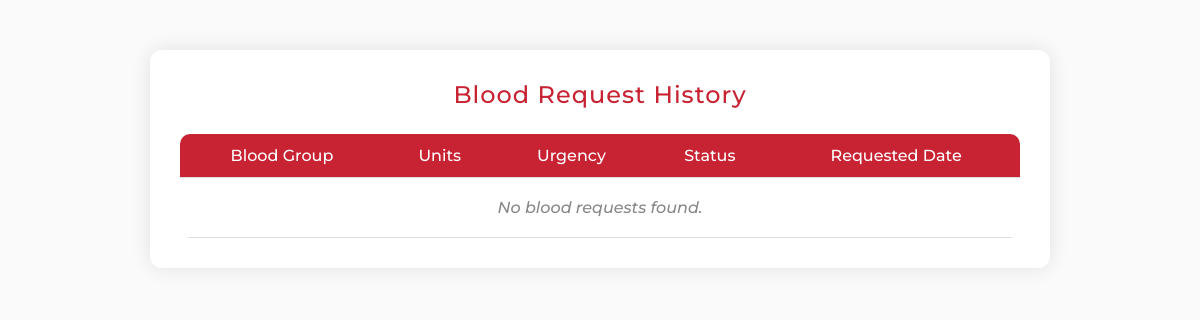
/hospital_request_history/ (signed in), run on an earlier commit of the app's database.
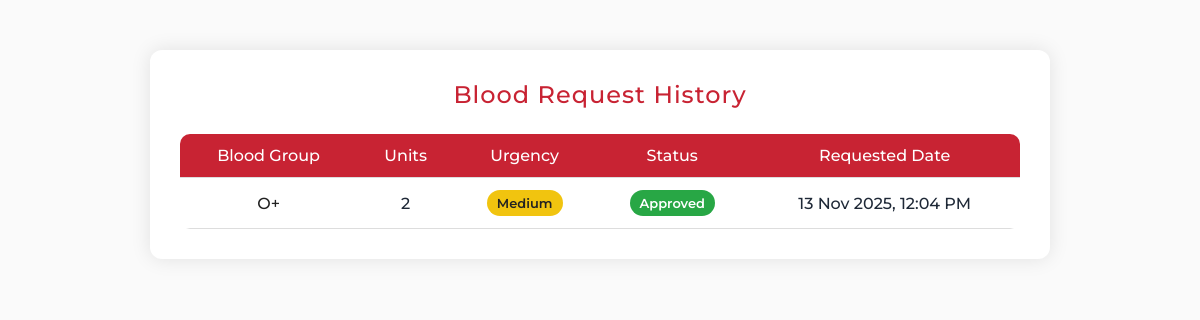
And on a later commit of the database.
### blood_bank_app/models.py (models this page shows, shortened)
class HospitalBloodRequest(models.Model):
    BLOOD_GROUP_CHOICES = [
        ('A+', 'A+'), ('A-', 'A-'),
        ('B+', 'B+'), ('B-', 'B-'),
        ('AB+', 'AB+'), ('AB-', 'AB-'),
        ('O+', 'O+'), ('O-', 'O-'),
    ]
    URGENCY_CHOICES = [
        ('Low', 'Low'),
        ('Medium', 'Medium'),
        ('High', 'High'),
    ]
    user = models.ForeignKey(User, on_delete=models.CASCADE, null=True, blank=True)
    hospital_name = models.ForeignKey(HospitalDetail, on_delete=models.CASCADE, null=True, blank=True)
    blood_group = models.CharField(max_length=3, choices=BLOOD_GROUP_CHOICES, null=True)
    units_required = models.IntegerField(null=True)
    required_date = models.DateField(validators=[validate_future_date],null=True)
    urgency = models.CharField(max_length=20, choices=URGENCY_CHOICES, default='Medium', null=True)
    status = models.CharField(
        max_length=20,
        choices=[('Pending', 'Pending'), ('Approved', 'Approved'), ('Rejected', 'Rejected')],
        default='Pending',
        null=True
    )
    requested_at = models.DateTimeField(auto_now_add=True, null=True)

### blood_bank_app/views.py (the view)
# urls.py: path('hospital_request_history/',views.hospital_request_history, name='hospital_request_history'),
@login_required
def hospital_request_history(request):
    try:
        hospital = HospitalDetail.objects.get(user=request.user)
    except HospitalDetail.DoesNotExist:
        messages.error(request, "Hospital details not found for this user.")
        return redirect('hospital_dashboard')
    requests = HospitalBloodRequest.objects.filter(hospital_name=hospital).order_by('-requested_at')
    return render(request, 'hopital/hospital_request_history.html', {'requests': requests})

### blood_bank_app/templates/hopital/hospital_request_history.html (shortened to what this page needs)
{% extends 'master.html' %}
{% block content %}
<div class="container">
    <h2>Blood Request History</h2>
    <table>
        <thead>
            <tr>
                <th>Blood Group</th>
                <th>Units</th>
                <th>Urgency</th>
                <th>Status</th>
                <th>Requested Date</th>
            </tr>
        </thead>
        <tbody>
            {% for req in requests %}
            <tr>
                <td><strong>{{ req.blood_group }}</strong></td>
                <td>{{ req.units_required }}</td>
                <td>
                    {% if req.urgency == 'High' %}
                        <span class="badge badge-high">High</span>
                    {% elif req.urgency == 'Medium' %}
                        <span class="badge badge-medium">Medium</span>
                    {% else %}
                        <span class="badge badge-low">Low</span>
                    {% endif %}
                </td>
                <td>
                    {% if req.status == 'Approved' %}
                        <span class="badge badge-approved">Approved</span>
                    {% elif req.status == 'Rejected' %}
                        <span class="badge badge-rejected">Rejected</span>
                    {% else %}
                        <span class="badge badge-pending">Pending</span>
                    {% endif %}
                </td>
                <td>{{ req.requested_at|date:"d M Y, h:i A" }}</td>
            </tr>
            {% empty %}
            <tr>
                <td colspan="5">No blood requests found.</td>
            </tr>
            {% endfor %}
        </tbody>
    </table>
</div>
{% endblock %}

What changed in the data, as far as the page shows it:
added HospitalBloodRequest: blood_group "O+", units_required "2", urgency "Medium", status "Approved", requested_at "13 Nov 2025, 12:04 PM"
Also different on the page:
text no longer shown: "No blood requests found."
